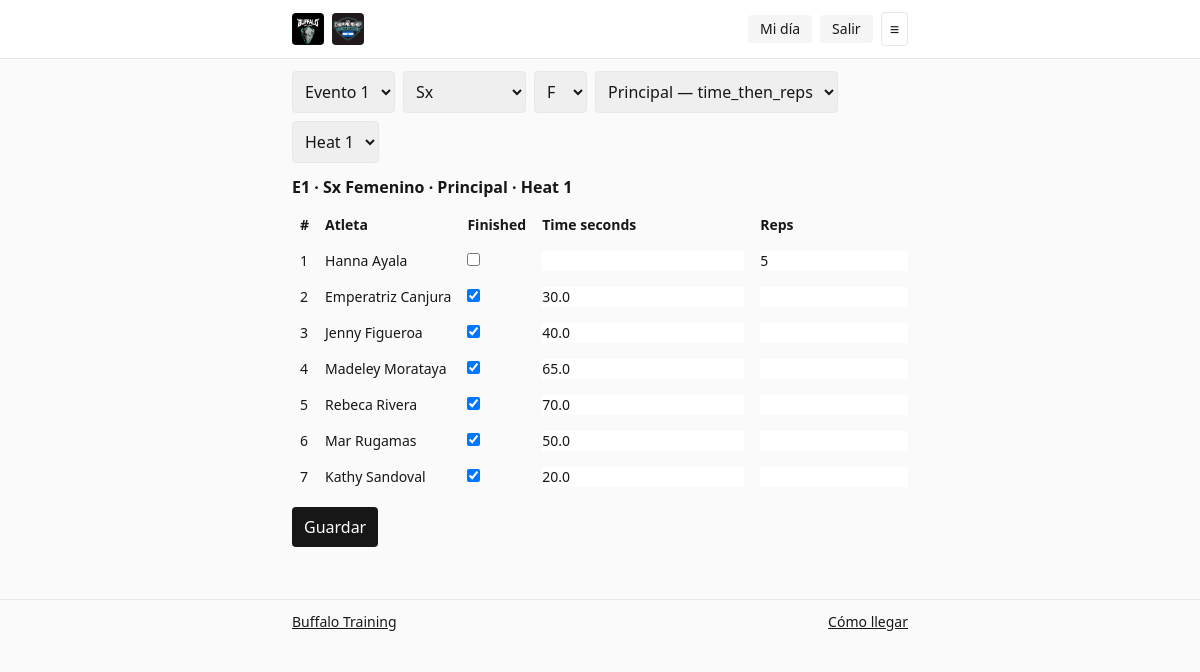
/staff/scores (signed in), run on the app's committed database.
### core/models.py (models this page shows, shortened)
class Event(models.Model):
    TYPE_CHOICES = (('time','Time'), ('amrap','AMRAP'), ('max','Max'))
    number = models.PositiveSmallIntegerField()   # 1..3
    name = models.CharField(max_length=80)
    type = models.CharField(max_length=8, choices=TYPE_CHOICES)
    cap_seconds = models.PositiveIntegerField(default=0)
    tiebreak_enabled = models.BooleanField(default=False)
    description_md = models.TextField(blank=True)   # WOD + estándares (Markdown)
    media_urls = models.TextField(blank=True)       # optional: 1 per line
    class Meta: ordering = ['number']

class Division(models.Model):
    SEX_CHOICES = (('M','Masculino'), ('F','Femenino'))
    CAT_CHOICES = (('sx','Sx'), ('intermedio','Intermedio'), ('rx','Rx'))
    sex = models.CharField(max_length=1, choices=SEX_CHOICES)
    category = models.CharField(max_length=12, choices=CAT_CHOICES)
    display_name = models.CharField(max_length=40)
    sort_order = models.PositiveIntegerField(default=0)
    class Meta:
        unique_together = ('sex','category')
        ordering = ['sort_order']

class Heat(models.Model):
    event = models.ForeignKey(Event, on_delete=models.CASCADE)
    division = models.ForeignKey(Division, on_delete=models.PROTECT)
    number = models.PositiveSmallIntegerField()     # Heat 1, 2…
    start_time = models.DateTimeField()
    lane_count = models.PositiveSmallIntegerField(default=8)
    class Meta:
        unique_together = ('event','division','number')
        ordering = ['start_time']

class Score(models.Model):
    STATUS = (('pending','Pending'), ('approved','Approved'))
    part = models.ForeignKey(EventPart, on_delete=models.CASCADE, null=True, blank=True)
    athlete = models.ForeignKey('Athlete', on_delete=models.CASCADE)
    time_seconds = models.FloatField(null=True, blank=True)    # for "time_then_reps"
    reps = models.IntegerField(null=True, blank=True)          # for "reps" or fallback for time cap
    weight = models.FloatField(null=True, blank=True)          # for "weight"
    finished = models.BooleanField(default=False)               # for time-based events
    tiebreak_seconds = models.FloatField(null=True, blank=True)
    penalty_seconds = models.FloatField(default=0)
    penalty_reps = models.IntegerField(default=0)
    notes = models.CharField(max_length=200, blank=True)
    status = models.CharField(max_length=10, choices=STATUS, default='approved')
    created_at = models.DateTimeField(auto_now_add=True)
    class Meta:
        unique_together = ('part', 'athlete')

class Athlete(models.Model):
    bib = models.CharField(max_length=10, unique=True)
    first_name = models.CharField(max_length=60)
    last_name = models.CharField(max_length=60)
    display_name = models.CharField(max_length=120, blank=True)
    box_gym = models.CharField(max_length=120, blank=True)
    division = models.ForeignKey(Division, on_delete=models.PROTECT)
    photo = models.ImageField(upload_to='athletes/', blank=True)
    user = models.OneToOneField(User, null=True, blank=True, on_delete=models.SET_NULL)  # optional login
    is_active = models.BooleanField(default=True)
    def name(self): return self.display_name or f"{self.first_name} {self.last_name}"

### core/views.py (the view)
# urls.py: path('staff/scores', views.staff_scores, name='staff_scores'),
@staff_member_required
def staff_scores(request):
    event_num = int(request.GET.get('event', 1))
    sexo = request.GET.get('sexo', 'F')
    cat = request.GET.get('cat', 'sx')
    heat_no = request.GET.get('heat')
    part_slug = request.GET.get('part', '')  # "", "A", "B"...
    div = get_object_or_404(Division, sex=sexo, category=cat)
    event = get_object_or_404(Event, number=event_num)
    parts = list(EventPart.objects.filter(event=event).order_by('order'))
    if not parts:
        return render(request, 'staff/scores.html', {'error': 'Este evento no tiene partes configuradas en /admin.'})
    part = next((p for p in parts if p.slug == part_slug), None) or parts[0]
    heats_qs = Heat.objects.filter(event=event, division=div).order_by('number')
    if not heats_qs.exists():
        return render(request, 'staff/scores.html', {
            'event': event, 'division': div, 'parts': parts, 'part': part,
            'heats_available': [], 'formset': None, 'lanes': [],
            'error': 'No hay heats para esta combinación. Crea heats en /admin.'
        })
    heat = get_object_or_404(Heat, event=event, division=div, number=int(heat_no)) if heat_no else heats_qs.first()
    lanes = LaneAssignment.objects.filter(heat=heat).select_related('athlete').order_by('lane')
    for la in lanes:
        Score.objects.get_or_create(part=part, athlete=la.athlete)
    fields = ('notes',)
    if part.scoring == 'time_then_reps':
        fields = ('finished','time_seconds','reps','tiebreak_seconds','penalty_seconds','penalty_reps','notes')
    elif part.scoring == 'reps':
        fields = ('reps','penalty_reps','notes')
    elif part.scoring == 'weight':
        fields = ('weight','notes')
    ScoreFormSet = modelformset_factory(Score, fields=fields, extra=0, can_delete=False)
    qs = Score.objects.filter(part=part, athlete__in=[la.athlete for la in lanes]).select_related('athlete').order_by('athlete__last_name')
    if request.method == 'POST':
        formset = ScoreFormSet(request.POST, queryset=qs)
        if formset.is_valid():
            formset.save()
            return redirect(request.get_full_path())
    else:
        formset = ScoreFormSet(queryset=qs)
    return render(request, 'staff/scores.html', {
        'event': event, 'division': div, 'parts': parts, 'part': part,
        'heat': heat, 'lanes': lanes, 'formset': formset,
        'heats_available': list(heats_qs.values_list('number', flat=True))
    })

### templates/staff/scores.html (shortened to what this page needs)
{% extends 'base.html' %}
{% block content %}
<form method="get" class="flex flex-wrap gap-2 mb-3" data-autosubmit="change">
  <select name="event" class="border rounded p-2">
    <option value="1" {% if event.number == 1 %}selected{% endif %}>Evento 1</option>
  </select>
  <select name="cat" class="border rounded p-2">
    <option value="sx" {% if division.category == 'sx' %}selected{% endif %}>Sx</option>
  </select>
  <select name="sexo" class="border rounded p-2">
    <option value="F" {% if division.sex == 'F' %}selected{% endif %}>F</option>
  </select>
  <select name="part" class="border rounded p-2">
    {% for p in parts %}
      <option value="{{ p.slug }}" {% if p.id == part.id %}selected{% endif %}>
        {% if p.slug %}Parte {{ p.slug }}{% else %}Principal{% endif %} — {{ p.scoring }}
      </option>
    {% endfor %}
  </select>
  <select name="heat" class="border rounded p-2">
    {% for n in heats_available %}
      <option value="{{ n }}" {% if heat and heat.number == n %}selected{% endif %}>Heat {{ n }}</option>
    {% endfor %}
  </select>
</form>
{% if formset %}
  <h2 class="font-semibold mb-2">
    E{{ event.number }} · {{ division.display_name }} ·
    {% if part.slug %}Parte {{ part.slug }}{% else %}Principal{% endif %}
    · Heat {{ heat.number }}
  </h2>
  <form method="post">
    <div class="overflow-x-auto">
      <table class="min-w-full text-sm">
        <thead>
          <tr class="text-left">
            <th class="p-2">#</th>
            <th class="p-2">Atleta</th>
            {% if formset.forms and formset.forms|length > 0 %}
              {% for field in formset.forms.0.visible_fields %}
                {% if field.name != 'notes' %}
                  <th class="p-2">{{ field.label|default:field.name }}</th>
                {% endif %}
              {% endfor %}
            {% endif %}
          </tr>
        </thead>
        <tbody>
          {% for form in formset.forms %}
            <tr class="align-top">
              <td class="p-2">{{ forloop.counter }}</td>
              <td class="p-2 whitespace-nowrap">{{ form.instance.athlete.name }}</td>
              {% for bf in form.visible_fields %}
                {% if bf.name != 'notes' %}
                  <td class="p-2">
                    {{ bf }}
                  </td>
                {% endif %}
              {% endfor %}
            </tr>
          {% endfor %}
        </tbody>
      </table>
    </div>
    <button class="mt-3 px-3 py-2 rounded bg-neutral-900 text-white">Guardar</button>
  </form>
{% else %}
  <p class="text-sm text-neutral-500">No hay atletas en este heat.</p>
{% endif %}
{% endblock %}

### data on the page
Event: event "Evento 1", number "1"
Division: cat "Sx", sexo "F", display_name "Sx Femenino"
Heat: heat "Heat 1", number "1"
Score: instance.athlete.name "Hanna Ayala"
Score: instance.athlete.name "Emperatriz Canjura"
Score: instance.athlete.name "Jenny Figueroa"
Score: instance.athlete.name "Madeley Morataya"
Score: instance.athlete.name "Rebeca Rivera"
Score: instance.athlete.name "Mar Rugamas"
Score: instance.athlete.name "Kathy Sandoval"

### other printed values
{{ field.label|default:field.name }} "Finished" "Time seconds" "Reps"
